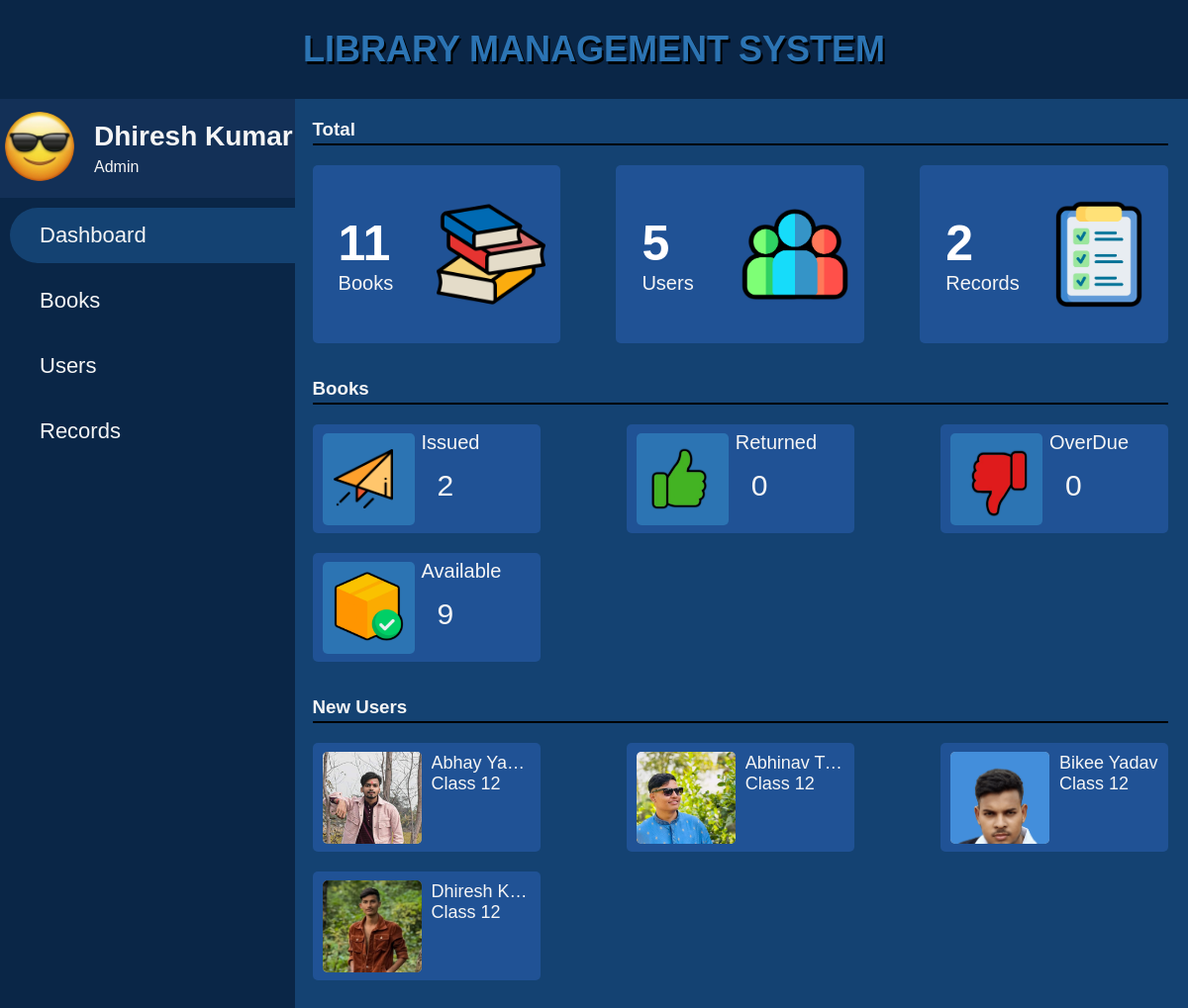
The page / on the database its author committed.
### tables this page shows
CREATE TABLE `users` (
  `User_Name` varchar(255) NOT NULL,
  `Full_Name` varchar(255) NOT NULL,
  `SClass` int NOT NULL,
  `Department` varchar(255) NOT NULL,
  `Section` varchar(255) NOT NULL,
  `Roll` varchar(255) NOT NULL,
  `Phone` bigint NOT NULL,
  `Email` varchar(255) NOT NULL,
  `Borrowed_Book` varchar(255) NOT NULL DEFAULT 'No',
  `Profile_Pic` longtext NOT NULL
);

### Index.php (the view, shortened to what this page needs)
<!DOCTYPE html>
<html lang="en">
<head>
    <link rel="stylesheet" href="./css/style.css">
</head>
<body>
    <div class="main">
        <div class="header">
            <h1>Library Management System</h1>
        </div>
        <div class="middle">
        <div class="sidebar">
            <div class="userDetails">
                <div class="picture"><img src="./photos/profile_pic/admin.jpg" alt="User Profile"></div>
                <div class="info">
                <span class="username">Dhiresh Kumar</span>
                <span class="role">Admin</span>
                </div>
            </div>
            <div class="menus">
                <ul>
                    <li class="focus"><a href="./" >Dashboard</a></li>
                    <li><a href="./pages/books.php">Books</a></li>
                    <li><a href="./pages/users.php">Users</a></li>
                    <li><a href="./pages/manage.php">Records</a></li>
                </ul>
            </div>
        </div>
        <div class="contents">
            <h3>Total</h3>
            <div class="divider"></div>
            <section class="total">
                <section class="totalBooks totalTheme" id="totalBooks">
                    <span class="BooksCount">
                    <?php $Total_Book = getTotalBooks(); echo $Total_Book;   ?>
                    </span>
                    <span>Books</span>
                    <img src="./photos/icon/stack-of-books.png" alt="Book Png">
                </section>
                <section class="totalUsers totalTheme" id="totalUsers">
                    <span class="UsersCount">
                    <?php $Total_User = getTotalUsers(); $Total_Users = $Total_User->num_rows; echo $Total_Users;   ?>
                    </span>
                    <span>Users</span>
                    <img src="./photos/icon/group-black.png" alt="Book Png">
                </section>
                <section class="totalAuthors totalTheme" id="totalRecords">
                    <span class="AuthorsCount">
                    <?php $Total_Manage = getTotalManage(); echo $Total_Manage;   ?>
                    </span>
                    <span>Records</span>
                    <img src="./photos/icon/checklist-black.png" alt="Book Png">
                </section>
            </section>
            <h3>Books</h3>
            <div class="divider"></div>
            <section class="Books">
                <section class="issuedBooks totalbooktheme">
                    <span class="icon"><img src="./photos/icon/send.png" alt="OverDue" width="60px" height="60px" style="margin-left: -10px;"></span>
                    <span class="coldata">
                    <span class="btitle">Issued</span>
                    <span class="issuedBooksCount Counts">
                    <?php $Total_IssuedBooks = getIssuedBooks(); echo $Total_IssuedBooks;   ?>
                    </span>
                    </span>
                </section>
                <section class="returnedBooks totalbooktheme">
                    <span class="icon"><img src="./photos/icon/like-green.png" alt="Returned" width="110px" height="110px"></span>
                    <span class="coldata">
                    <span class="btitle">Returned</span>
                    <span class="returnedBooksCount Counts">
                    <?php $Total_ReturnedBooks = getReturnedBooks(); echo $Total_ReturnedBooks;   ?>
                    </span>
                    </span>
                </section>
                <section class="overDue totalbooktheme">
                    <span class="icon"><img src="./photos/icon/red-dislike.png" alt="OverDue" width="110px" height="110px"></span>
                    <span class="coldata">
                    <span class="btitle">OverDue</span>
                    <span class="overDueBooksCount Counts">
                    <?php $Total_OverDate = getOverDate(); echo $Total_OverDate;   ?>
                    </span>
                    </span>
                </section>
                <section class="available totalbooktheme">
                    <span class="icon"><img src="./photos/icon/available-black.png" alt="OverDue" width="85px" height="85px"></span>
                    <span class="coldata">
                    <span class="btitle">Available</span>
                    <span class="availableBooksCount Counts">
                    <?php $Total_AvailableBooks = getAvailableBooks(); echo $Total_AvailableBooks;   ?>
                    </span>
                    </span>
                </section>
            </section>
            <h3>New Users</h3>
            <div class="divider"></div>
            <section class="newUsers">
            <?php
            $newUsers = getTotalUsers();
            for($i=0;$i<4;$i++){
            $data=mysqli_fetch_assoc($newUsers);
            ?>
                <section class="user1 newuserstheme">
                    <span class="bookCover">
                        <img src="./photos/Profile_Pic/<?php echo $data['Profile_Pic'];  ?>" alt="user" height="200px" width="150px"></span>
                    <span class="coldata">
                    <span class="bookName"><?php echo $data['Full_Name']; ?></span>
                    <span>Class <?php echo $data['SClass']; ?></span>
                    </span>
                </section>
                <?php }?>
            </section>
        </div>
        </div>
    </div>
</body>
</html>
<?php
function getTotalUsers(){
    $conn=getconn();
    $sqlUser="Select * from users";
    $Users=mysqli_query($conn,$sqlUser);
    return $Users;
}
function getTotalBooks(){
    $conn=getconn();
    $sqlBook="Select * from books";
    $Books=mysqli_query($conn,$sqlBook);
    $Total_Books = $Books->num_rows;
    return $Total_Books;
}
function getTotalManage(){
   $conn=getconn();
   $sqlManage="Select * from manage";
   $Manage=mysqli_query($conn,$sqlManage);
   $Total_Manage = $Manage->num_rows;
   return $Total_Manage;
}
function getIssuedBooks(){
   $conn=getconn();
   $sqlIssuedBooks="Select * FROM `books` WHERE Availability='NOt_Available'";
   $IssuedBooks=mysqli_query($conn,$sqlIssuedBooks);
   $Total_IssuedBooks = $IssuedBooks->num_rows;
   return $Total_IssuedBooks;
}
function getReturnedBooks(){
   $conn=getconn();
   $sqlReturnedBooks="Select * FROM `manage` WHERE Returned=1";
   $ReturnedBooks=mysqli_query($conn,$sqlReturnedBooks);
   $Total_ReturnedBooks = $ReturnedBooks->num_rows;
   return $Total_ReturnedBooks;
}
function getOverDate(){
   $conn=getconn();
   $sqlOverDate="Select * FROM `manage` WHERE OverDate=0";
   $OverDate=mysqli_query($conn,$sqlOverDate);
   $Total_OverDate = $OverDate->num_rows;
   return $Total_OverDate;
}
function getAvailableBooks(){
   $conn=getconn();
   $sqlAvailableBooks="SELECT * FROM `books` WHERE Availability='Available'";
   $AvailableBooks=mysqli_query($conn,$sqlAvailableBooks);
   $Total_AvailableBooks = $AvailableBooks->num_rows;
   return $Total_AvailableBooks;
}
?>

### css/style.css (style rules this page uses)
:root { --ultra_dark_blue : #0A2647; --light_dark_blue: #144272; --dark_blue : #205295; --light_blue : #2C74B3; --white : #FFFfff; --whiteSmoke : #f5f5f5; }
* { margin: 0; padding: 0; font-family: sans-serif; color: whitesmoke; }
.header { height: 100px; width: auto; background-color: var(--ultra_dark_blue); display: flex; align-items: center; justify-content: center; }
.header h1 { align-items: center; font-size: 36px; font-weight: 900; text-transform: uppercase; color: var(--light_blue); filter: drop-shadow(2px 3px 0px black); }
.middle { display: flex; background-color: var(--ultra_dark_blue); }
.sidebar { width:400px; height:auto; min-height: 638px; background-color: var(--ultra_dark_blue); }
.contents { width: -webkit-fill-available; height: auto; background-color: var(--light_dark_blue); padding: 20px; padding-left: 18px; }
.contents h3 { color: var(--whiteSmoke); }
.divider { width: -webkit-fill-available; height: 0px; border: 1px black solid; margin-bottom: 10px; margin-top: 3px; }
.userDetails { height: 100px; background-color: #133057; display: flex; align-items: center; }
.picture { margin-right: 15px; }
.picture img { width: 70px; margin: 5px; border-radius:50px ; background-color: #6C6C6C; }
.username { font-size: 28px; font-weight: bolder; margin-bottom: 6px; }
.info { display: flex; flex-direction: column; justify-content: center; }
.menus ul { list-style: none; }
.menus ul li { padding: 15px 0px 15px 30px; margin: 10px 0 10px 10px; border-radius: 30px 0 0px 30px; }
.menus .focus { background: var(--light_dark_blue); }
.menus ul li a { font-size: 22px; text-decoration: none; }
.total,.Books { display: flex; justify-content: space-between; margin-bottom: 25px; }
.totalTheme { height: 180px; width: 26%; max-width: 300px; background-color: var(--dark_blue); margin: 10px 0px 10px 0px; display: flex; justify-content: center; flex-direction: column; padding: 0 0 0 26px; font-size: 20px; position: relative; cursor: pointer; border-radius: 5px; }
.totalTheme img { height: 110px; width: 110px; position: absolute; right: 15px; }
.totalBooks .BooksCount,.UsersCount,.AuthorsCount { font-size: 50px; font-weight: 900; color: var(--white); }
.totalbooktheme { height: 110px; width: 220px; max-width: 220px; background-color: var(--dark_blue); margin: 10px 0px 10px 0px; display: flex; justify-content: flex-start; align-items: center; padding: 0 0 0 10px; font-size: 20px; position: relative; border-radius: 5px; }
.Books { display: flex; flex-wrap: wrap; gap: 0px 10px; }
.Books .icon { width: 93px; height: 93px; background: var(--light_blue); display: flex; justify-content: center; align-items: center; border-radius: 5px; }
.Books .coldata { height: -webkit-fill-available; padding: 7px; display: flex; flex-direction: column; }
.Books .btitle { color: var(--whiteSmoke); font-size: 20px; }
.Counts { margin: 15px 0 0 16px; font-size: 30px; }
.newuserstheme { height: 110px; width: 220px; max-width: 220px; background-color: var(--dark_blue); margin: 10px 0px 10px 0px; display: flex; justify-content: flex-start; align-items: center; padding: 0 0 0 10px; font-size: 18px; border-radius: 5px; }
.newuserstheme span { text-overflow: ellipsis; white-space: nowrap; overflow: hidden; width: 102px; border-radius: 5px; }
.newUsers { display: flex; flex-wrap: wrap; justify-content: space-between; gap: 0px 10px; }
.newUsers .coldata { height: -webkit-fill-available; padding: 10px; display: flex; flex-direction: column; }
.bookCover { width: 93px; height: 93px; background: #ABABAB; }
.bookCover img { height: fit-content; width: -webkit-fill-available; }

### rows shown on the page
users: Profile_Pic (picture), Full_Name "Abhay Ya…", SClass "12"
users: Profile_Pic (picture), Full_Name "Abhinav T…", SClass "12"
users: Profile_Pic (picture), Full_Name "Bikee Yad…", SClass "12"
users: Profile_Pic (picture), Full_Name "Dhiresh K…", SClass "12"

### other values the page prints
$Total_Book "11"
$Total_Users "5"
$Total_Manage "2"
$Total_IssuedBooks "2"
$Total_ReturnedBooks "0"
$Total_OverDate "0"
$Total_AvailableBooks "9"
